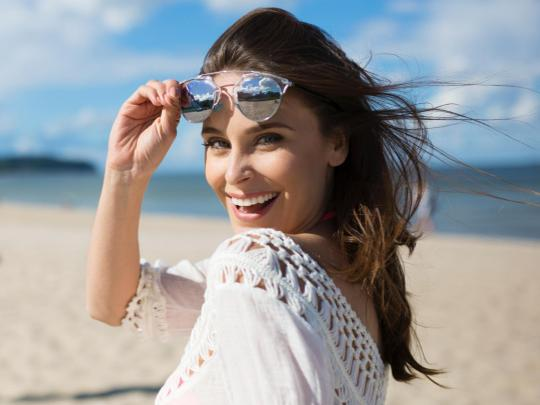
#> input picture Attachment/woman.jpeg, 540 x 405 px
$ python 'arihmetic operations on images using openCV.py'
#> lines starting #> are read from the running program, lines starting #| are printed output that depends on the picture
import numpy as np
import matplotlib.pyplot as plt
import cv2

woman = cv2.imread("woman.jpeg")
#> woman is the input picture: shape (405, 540, 3); mean B, G, R 154.4, 152.8, 151.9
image = cv2.imread("image.jpeg")
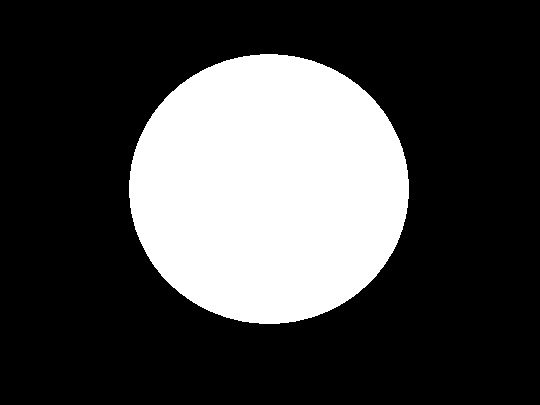
#> input picture Attachment/image.jpeg, 540 x 405 px
#> image is the input picture: shape (405, 540, 3); min 0, max 255, mean 69.1

cv2.imshow("woman", woman)
cv2.imshow("image", image)

# [7 lines of commented-out code are left out]
mask = np.zeros_like(image)

# AND
bitwise_and = cv2.bitwise_and(woman, image)
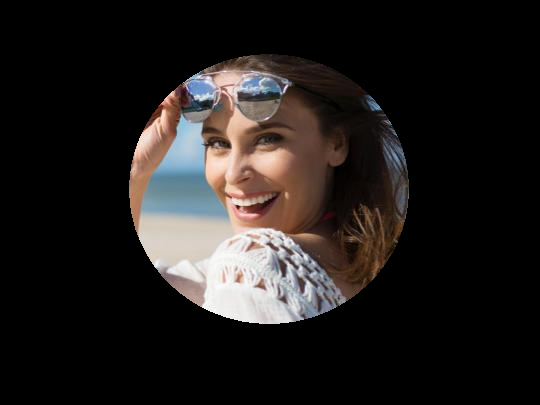
#> bitwise_and: shape (405, 540, 3); mean B, G, R 28.9, 30.4, 34.1
cv2.imshow("bitwise_and", bitwise_and)

# OR
bitwise_or = cv2.bitwise_or(woman, image)
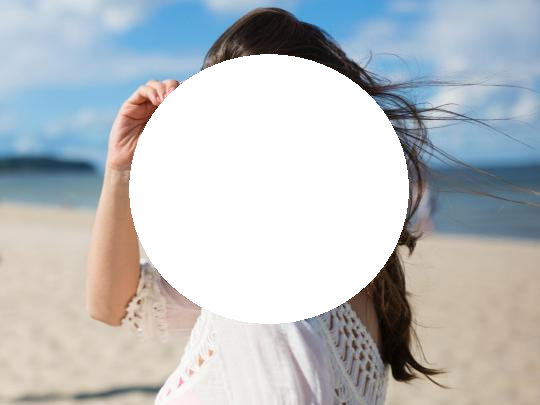
#> bitwise_or: shape (405, 540, 3); mean B, G, R 194.6, 191.5, 186.9
cv2.imshow("bitwise_or", bitwise_or)

# XOR
bitwise_xor = cv2.bitwise_xor(woman, image)
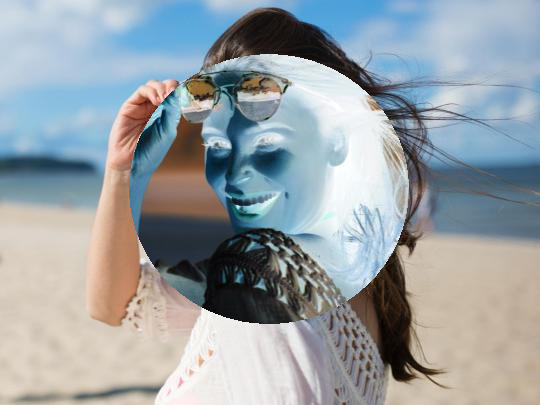
#> bitwise_xor: shape (405, 540, 3); mean B, G, R 165.7, 161.1, 152.8
cv2.imshow("bitwise_xor", bitwise_xor)

# NOT
bitwise_not = cv2.bitwise_not(woman, image)
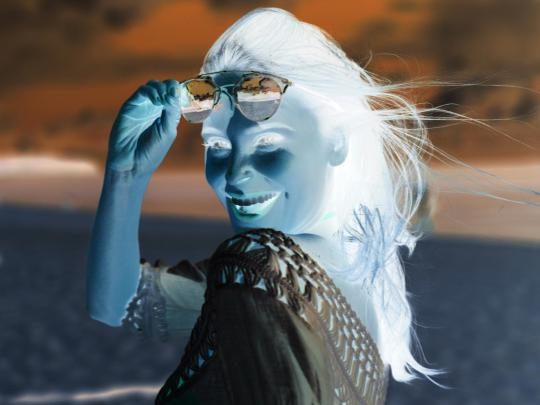
#> bitwise_not: shape (405, 540, 3); mean B, G, R 100.6, 102.2, 103.1
cv2.imshow("bitwise_not", bitwise_not)

if cv2.waitKey(0) & 0xff == 27:
#> (key Esc is pressed here)
    cv2.destroyAllWindows()
